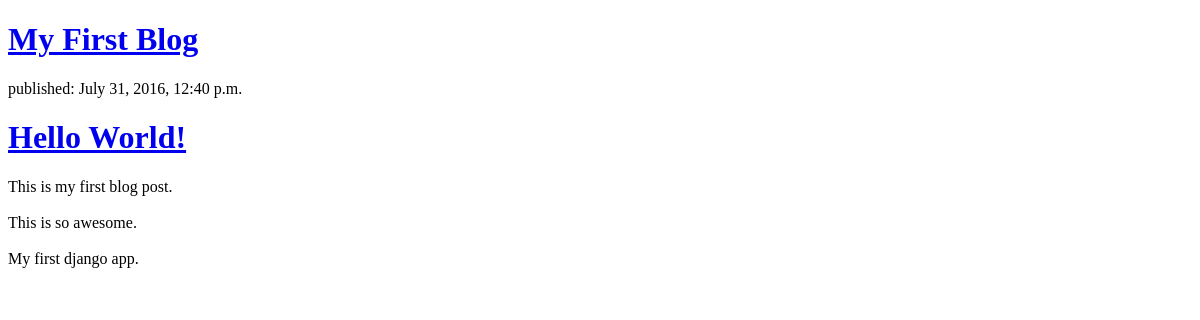
Before: / with the older database file.
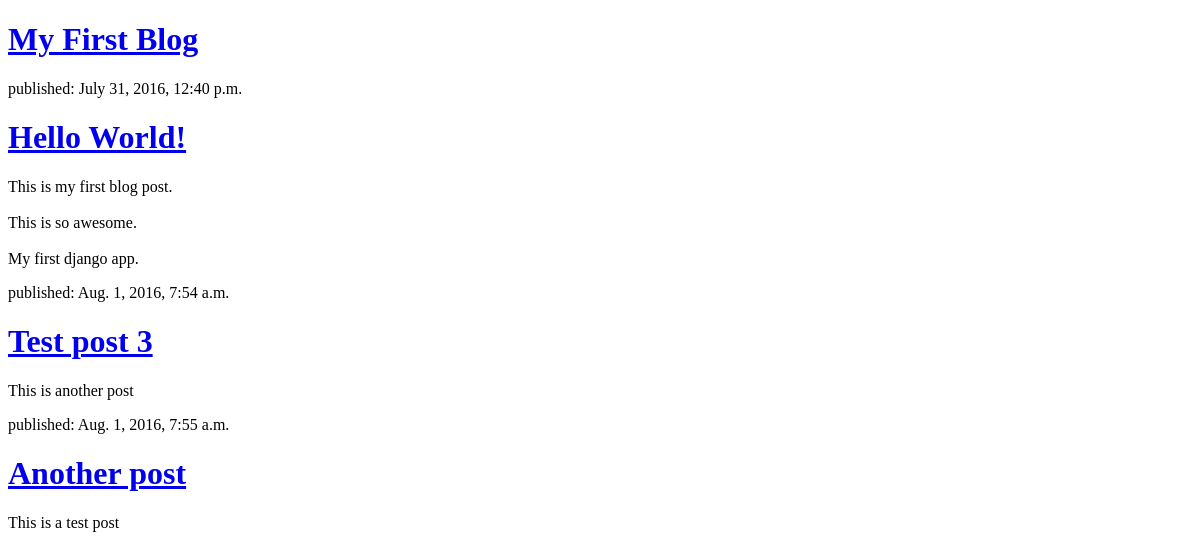
After: the same page with the newer database file.
### blog/models.py (models this page shows, shortened)
class Post(models.Model):
    author = models.ForeignKey('auth.user')
    title = models.CharField(max_length = 200)
    text = models.TextField()
    created_date = models.DateTimeField(
        default=timezone.now
        )
    published_date = models.DateTimeField(
        blank = True, null = True
        )

### blog/views.py (the view)
# urls.py: url(r'^$', views.post_list, name='post_list')
def post_list(request):
    posts = Post.objects.filter(published_date__lte = timezone.now()).order_by('published_date')
    return render(request, 'blog/post_list.html', {'posts' : posts})

### blog/templates/blog/post_list.html (shortened to what this page needs)
<!DOCTYPE html>
<html lang="en">
<head>
</head>
<header>
    <h1><a href="/">My First Blog</a></h1>
</header>
<body>
    {% for post in posts %}
    <div>
        <p>published: {{ post.published_date }}</p>
        <h1><a href="#">{{ post.title }}</a></h1>
        <p>{{ post.text|linebreaksbr }}</p>
    </div>
    {% endfor %}
</body>
</html>

Changed rows visible on the page:
added Post: published_date "Aug. 1, 2016, 7:54 a.m.", title "Test post 3", text "This is another post"
added Post: published_date "Aug. 1, 2016, 7:55 a.m.", title "Another post", text "This is a test post"
